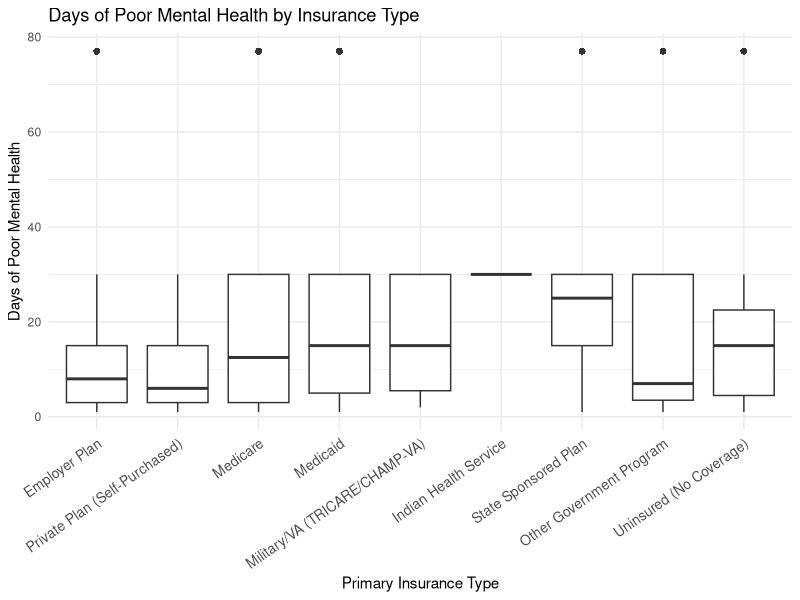

Generate this figure with R:
## ---- chunk 1
knitr::opts_chunk$set(echo = FALSE, warning = FALSE, message = FALSE)
## ---- chunk 2
library(readr)
library(dplyr)
library(ggplot2)
library(kableExtra)

data <- read_csv("BRFSS_Caregiver_Subset.csv")

#Cleaning Data for Missing/None Values
data <- data %>% 
  mutate(
    menthlth = ifelse(menthlth %in% c(88, 99), NA, menthlth),
    addepev3 = ifelse(addepev3 %in% c(7, 9), NA, addepev3),
    medcost1 = ifelse(medcost1 %in% c(7, 9), NA, medcost1),
    primins1 = ifelse(primins1 %in% c(99), NA, primins1)
  )

## ---- chunk 3
regression_model <- lm(menthlth ~ medcost1, data = data)
regression_results <- summary(regression_model)

regression_table <- as.data.frame(regression_results$coefficients)
colnames(regression_table) <- c("Estimate", "Std. Error", "t value", "Pr(>|t|)")

regression_table %>% kable("html") %>% kable_styling(full_width = FALSE)
## ---- chunk 4
data$primins1 <- factor(data$primins1, levels = c(1, 2, 3, 4, 5, 6, 7, 8, 9, 10, 88, 77, 99),
                        labels = c("Employer Plan", 
                                   "Private Plan (Self-Purchased)", 
                                   "Medicare", 
                                   "Medigap", 
                                   "Medicaid", 
                                   "CHIP", 
                                   "Military/VA (TRICARE/CHAMP-VA)", 
                                   "Indian Health Service", 
                                   "State Sponsored Plan", 
                                   "Other Government Program", 
                                   "Uninsured (No Coverage)", 
                                   "Don't Know/Not Sure", 
                                   "Refused"))

data <- data %>% filter(!primins1 %in% c("Don't Know/Not Sure", "Refused"))
data <- data %>% filter(!is.na(primins1))


# Boxplot

ggplot(data, aes(x = primins1, y = menthlth)) +
  geom_boxplot(outlier.shape = 16, outlier.size = 2) +  # Keeps outliers visible
  labs(title = "Days of Poor Mental Health by Insurance Type",
       x = "Primary Insurance Type",
       y = "Days of Poor Mental Health") +
  theme_minimal() +
  theme(axis.text.x = element_text(angle = 35, hjust = 1, size = 10))
